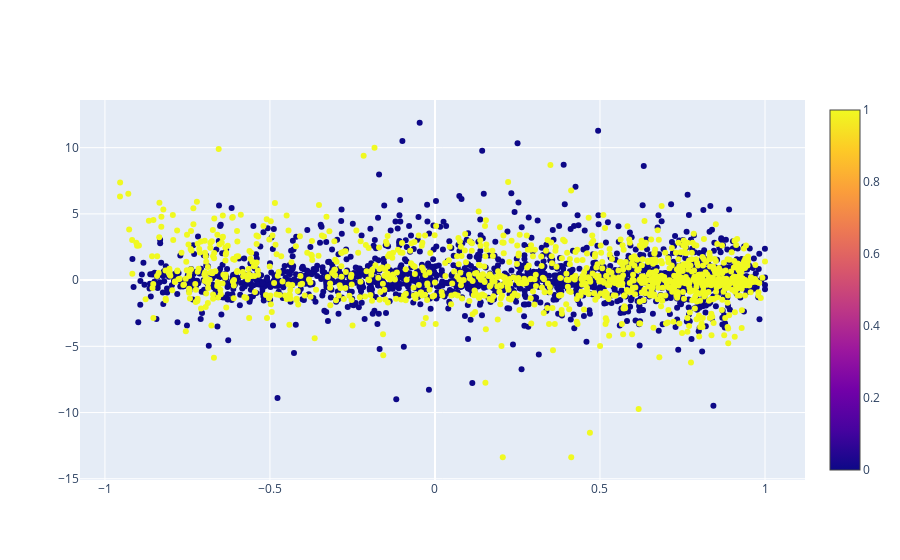

Notebook cell for this chart:
### Code cell
fig = go.Figure()
fig.add_trace(go.Scatter(x=df_combine['coef_corr'],y=df_combine['last_slope_btc'],marker_color=df_combine['is_pump'],mode='markers',marker=dict(showscale=True)))
fig.show()

### Figure 1 — Plotly figure (JSON) as saved in the notebook; plotly's stock layout.template omitted (floating-point values rounded to 4 significant figures; data arrays with more than 128 entries replaced by an {"elided": "..."} marker saying what was removed)
{"data": [{"marker": {"color": {"elided": "3054 int values"}, "showscale": true}, "mode": "markers", "type": "scatter", "x": {"elided": "3054 float values"}, "y": {"elided": "3054 float values"}}], "layout": {}}
